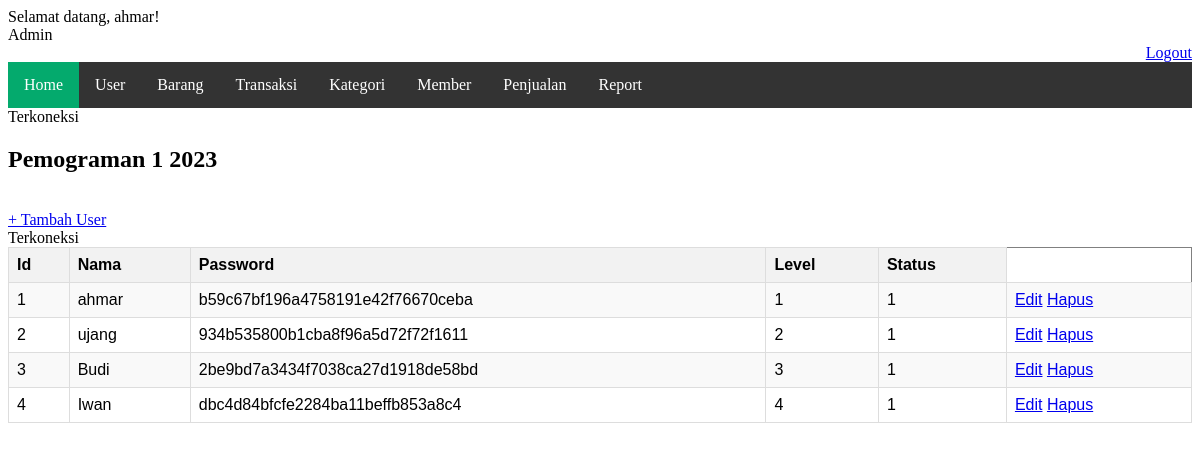
Page /config/form.php?page=user (signed in) on the committed database.
### tables this page shows
CREATE TABLE `user` (
  `id_user` int(11) NOT NULL,
  `nama` varchar(20) NOT NULL,
  `password` varchar(255) NOT NULL,
  `level` varchar(11) NOT NULL,
  `status` int(11) NOT NULL
);

### Form/list_user.php (the view, shortened to what this page needs)
<?php
    $level = $_SESSION['level'];
    $edit_hapus_visible = false;
    if ($level == 1) {
        $edit_hapus_visible = true;
    } elseif ($level == 2) {
        $edit_hapus_visible = true;
    } elseif ($level == 3) {
        $edit_hapus_visible = true;
    }
?>
<!DOCTYPE html>
<html>
<head>
    <link rel="stylesheet" href="../Config/table.css">
</head>
<body>
    <h2>Pemograman 1 2023</h2>
    <br>
    <?php if ($edit_hapus_visible): ?>
    <a href="?page=luser">+ Tambah User</a>
    <?php endif; ?>
    <br>
    <table border="1" class="styled-table">
        <tr>
            <th>Id</th>
            <th>Nama</th>
            <th>Password</th>
            <th>Level</th>
            <th>Status</th>
        </tr>
        <?php
            include '../config/koneksi.php';
            $no = 1;
            $data = mysqli_query($koneksi,"select * from user");
            while($d = mysqli_fetch_array($data)){
            ?>
        <tr>
            <td><?php echo $no++; ?></td>
            <td><?php echo $d['nama'];?></td>
            <td><?php echo $d['password'];?></td>
            <td><?php echo $d['level'];?></td>
            <td><?php echo $d['status'];?></td>
            <?php if ($edit_hapus_visible): ?>
            <td>
            <?php if ($level == 1 || ($level == 2 && ($d['level'] == 3 || $d['level'] == 4)) || ($level == 3 && $d['level'] == 4)): ?>
                <a href="edit_user.php?id=<?php echo $d['id_user']; ?>">Edit</a>
                <?php endif; ?>
                <?php if ($level == 1 || ($level == 2 && ($d['level'] == 3 || $d['level'] == 4)) || ($level == 3 && $d['level'] == 4)): ?>
                <a href="hapus_user.php?id=<?php echo $d['id_user']; ?>">Hapus</a>
                <?php endif; ?>
            </td>
            <?php endif; ?>
        </tr>
        <?php
            }
            ?>
    </table>
</body>
</html>

### Config/table.css (style rules this page uses)
.styled-table { width: 100%; border-collapse: collapse; font-family: Arial, sans-serif; }
.styled-table th, .styled-table td { border: 1px solid #dddddd; padding: 8px; text-align: left; }
.styled-table th { background-color: #f2f2f2; font-weight: bold; }
.styled-table tbody tr:nth-child(even) { background-color: #f9f9f9; }

### rows in the picture
user: nama "ahmar", password "b59c67bf196a4758191e42f76670ceba", level "1", status "1"
user: nama "ujang", password "934b535800b1cba8f96a5d72f72f1611", level "2", status "1"
user: nama "Budi", password "2be9bd7a3434f7038ca27d1918de58bd", level "3", status "1"
user: nama "Iwan", password "dbc4d84bfcfe2284ba11beffb853a8c4", level "4", status "1"

### other values in the picture
$_SESSION['nama'] "ahmar"
